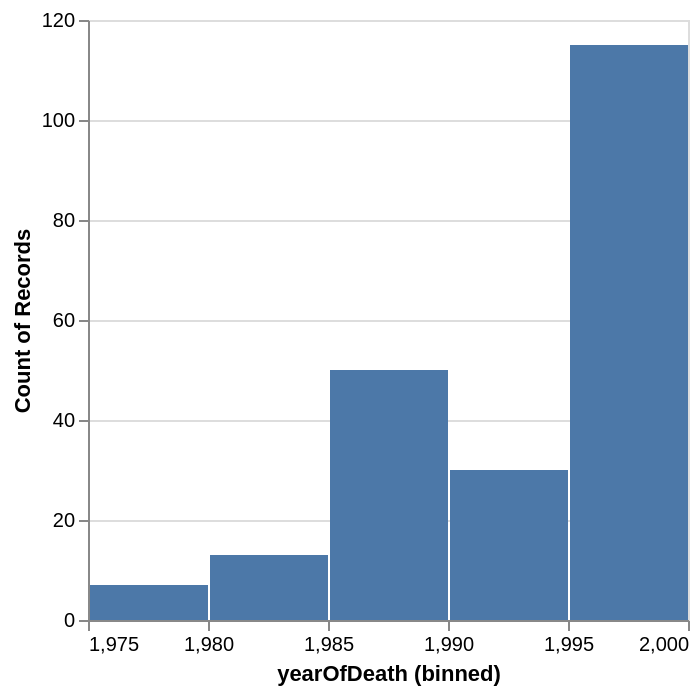

This figure's notebook cell:
### Code cell
alt.Chart(shipman_victims).mark_bar().encode(
    alt.X("yearOfDeath:Q", bin=True),
    y='count()',
)

### Figure 1 — Vega-Lite specification as saved in the notebook (floating-point values rounded to 4 significant figures; data arrays with more than 128 entries replaced by an {"elided": "..."} marker saying what was removed)
{"config": {"view": {"continuousWidth": 300, "continuousHeight": 300}}, "data": {"name": "data-63693fe92dd4e463d0399062388363e8"}, "mark": {"type": "bar"}, "encoding": {"x": {"bin": true, "field": "yearOfDeath", "type": "quantitative"}, "y": {"aggregate": "count", "type": "quantitative"}}, "$schema": "https://vega.github.io/schema/vega-lite/v5.20.1.json", "datasets": {"data-63693fe92dd4e463d0399062388363e8": {"elided": "215 records"}}}
